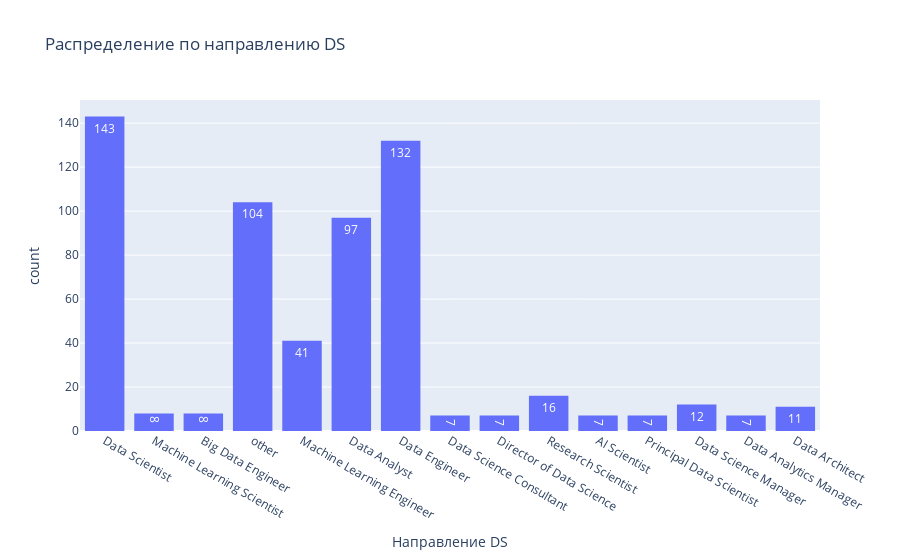

The code cell stored with this chart in its notebook:
### Code cell
fig = px.histogram(df,
                   x='job_title_group',
                   title='Распределение по направлению DS',
                   labels={'job_title_group': 'Направление DS',
                           'count': 'Количество'},
                   text_auto=True
                   )

fig.update_xaxes(type='category')
fig.show()

### Figure 1 — Plotly figure (JSON) as saved in the notebook; plotly's stock layout.template omitted (floating-point values rounded to 4 significant figures; data arrays with more than 128 entries replaced by an {"elided": "..."} marker saying what was removed)
{"data": [{"bingroup": "x", "hovertemplate": "Направление DS=%{x}<br>count=%{y}<extra></extra>", "legendgroup": "", "marker": {"color": "#636efa", "pattern": {"shape": ""}}, "name": "", "orientation": "v", "showlegend": false, "texttemplate": "%{value}", "type": "histogram", "x": {"elided": "607 str values"}, "xaxis": "x", "yaxis": "y"}], "layout": {"barmode": "relative", "legend": {"tracegroupgap": 0}, "title": {"text": "Распределение по направлению DS"}, "xaxis": {"anchor": "y", "domain": [0, 1], "title": {"text": "Направление DS"}, "type": "category"}, "yaxis": {"anchor": "x", "domain": [0, 1], "title": {"text": "count"}}}}
